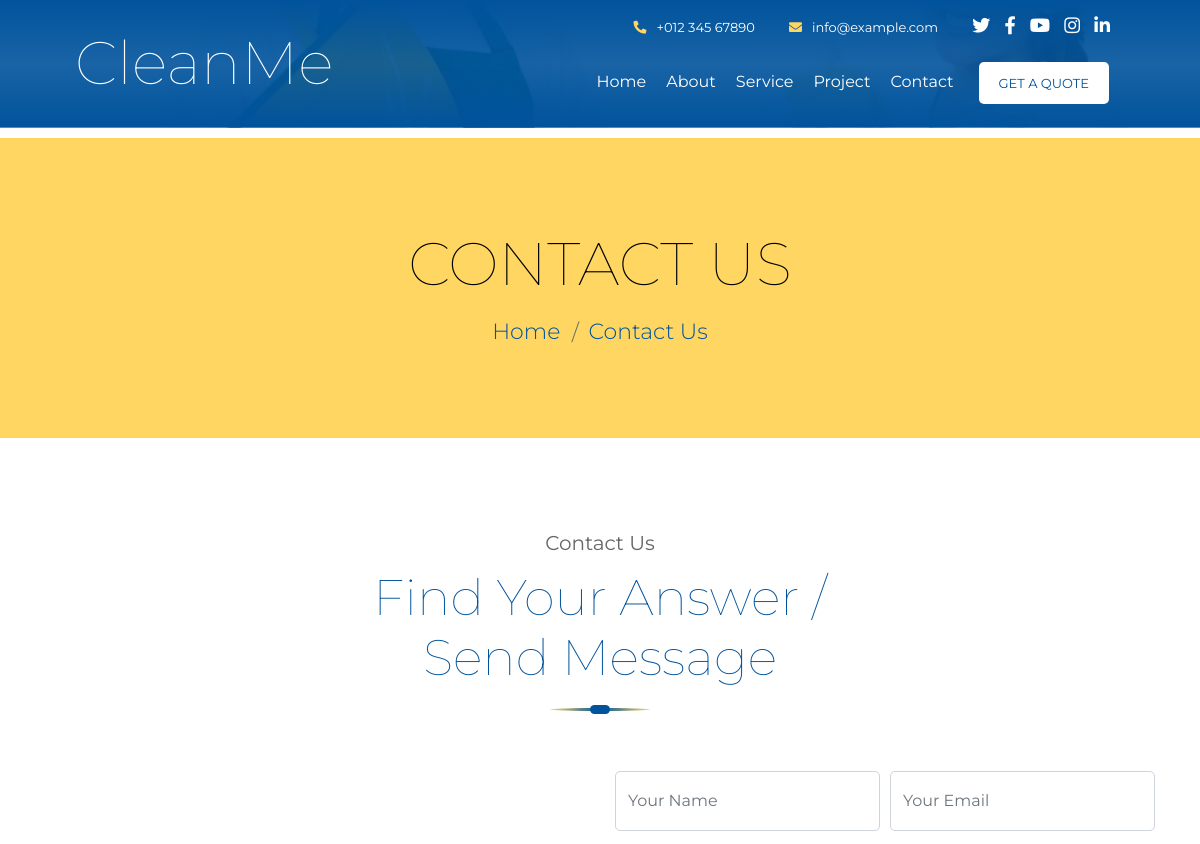
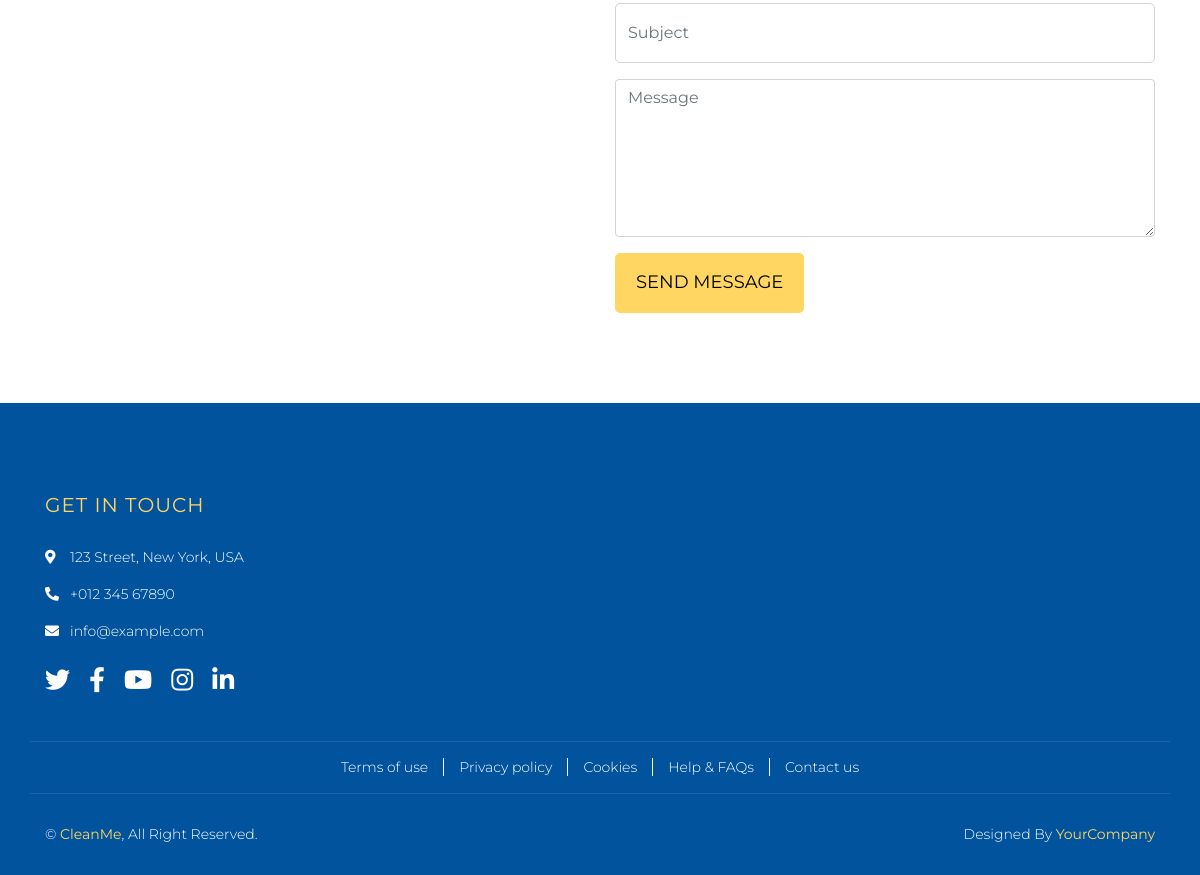
The app's page /contact/, older data (2 pictures, top to bottom).
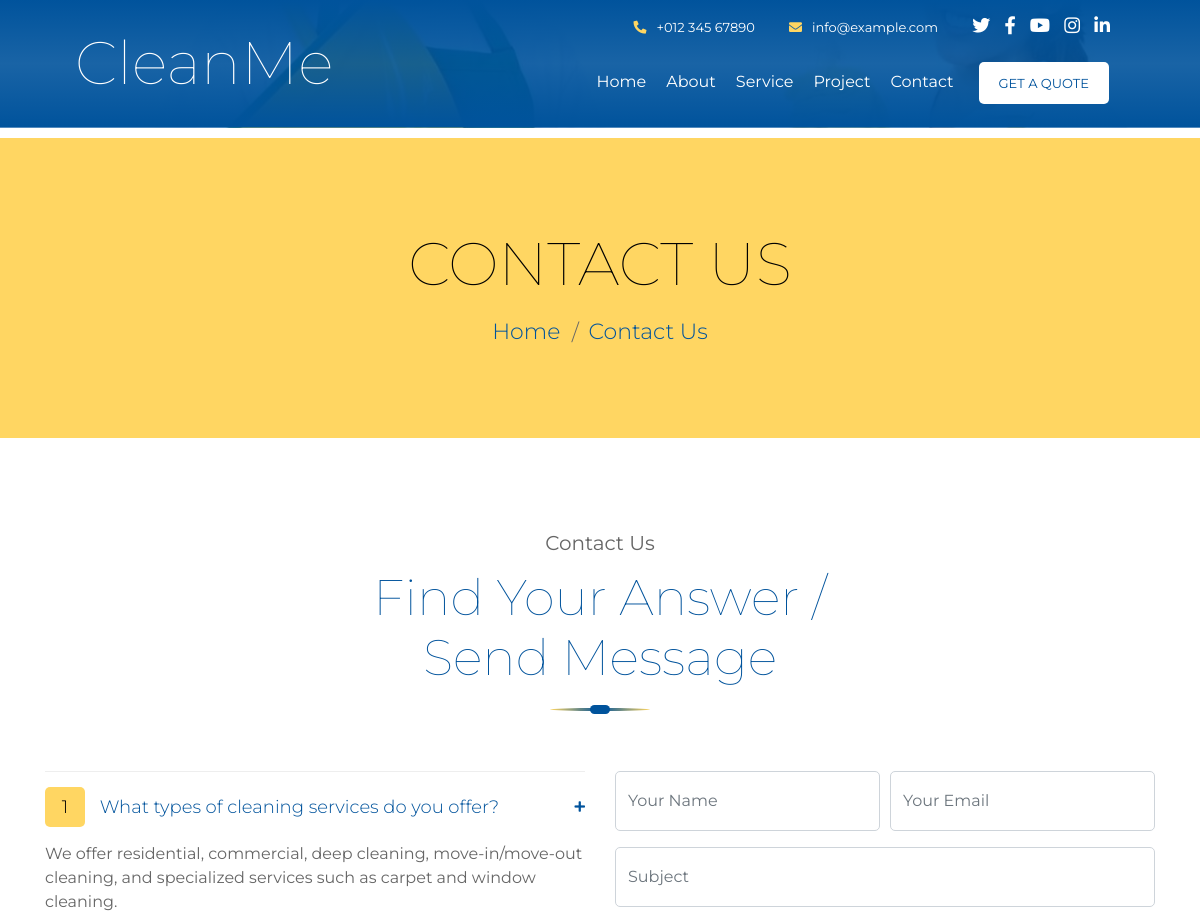
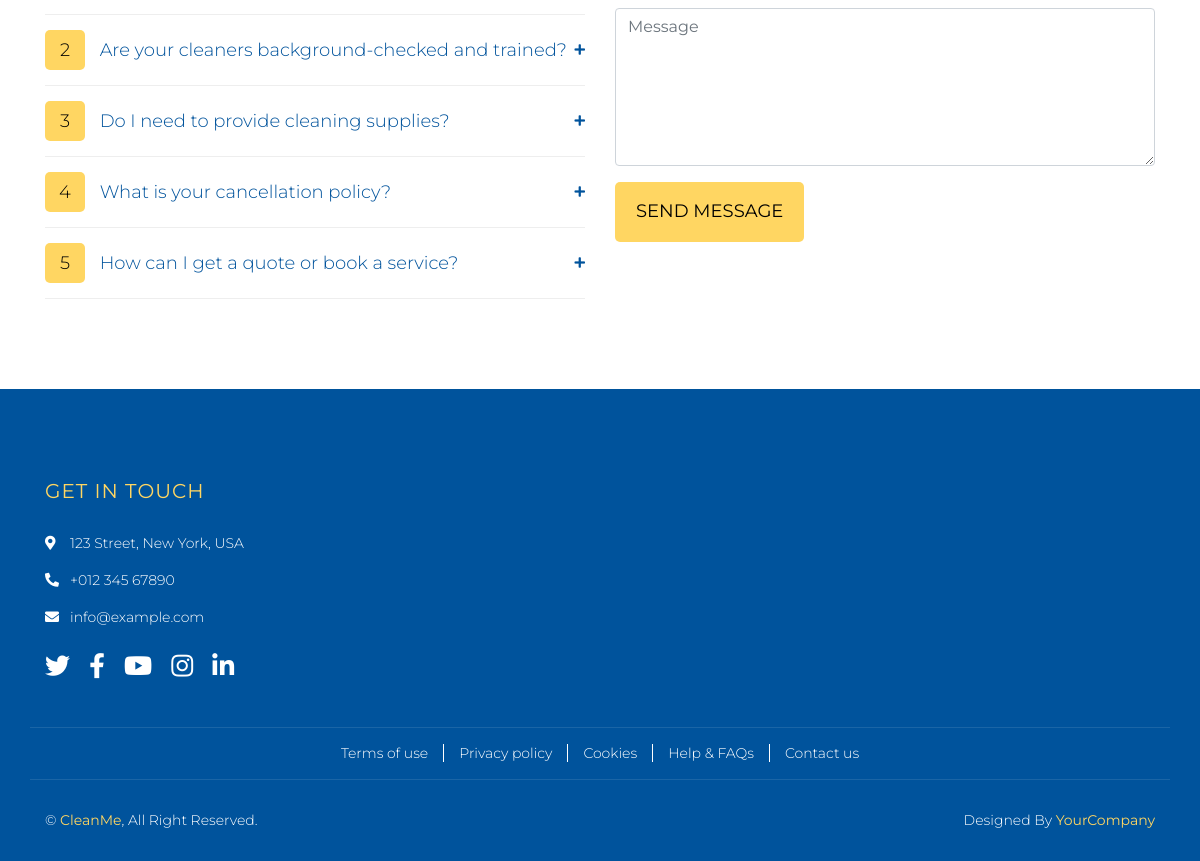
The same page, newer data (2 pictures, top to bottom).
### core/models.py (models this page shows, shortened)
class FAQ(models.Model):
    question = models.CharField(max_length=255)
    answer = models.TextField()

### core/views.py (the view)
# urls.py: path('contact/', views.contact, name='contact'),
def contact(request):
    if request.method == "POST":
        form = ContactForm(request.POST)
        if form.is_valid():
            form.save()
            messages.success(request, "Your message has been sent successfully.")
            return redirect('contact')
    else:
        form = ContactForm()
    faqs = FAQ.objects.all()
    return render(request, 'core/contact.html', {
        'form': form,
        'faqs': faqs
    })

### core/forms.py
class ContactForm(forms.ModelForm):
    class Meta:
        model = ContactMessage
        fields = ['name', 'email', 'subject', 'message']
        widgets = {
            'name': forms.TextInput(attrs={'class': 'form-control', 'placeholder': 'Your Name'}),
            'email': forms.EmailInput(attrs={'class': 'form-control', 'placeholder': 'Your Email'}),
            'subject': forms.TextInput(attrs={'class': 'form-control', 'placeholder': 'Subject'}),
            'message': forms.Textarea(attrs={'class': 'form-control', 'rows': 6, 'placeholder': 'Message'}),
        }

### core/templates/core/contact.html (shortened to what this page needs)
{% extends "base.html" %}
{% load static %}
{% block content %}
<div class="page-header">
    <div class="container">
        <div class="row">
            <div class="col-12">
                <h2>Contact Us</h2>
            </div>
            <div class="col-12">
                <a href="{% url 'home' %}">Home</a>
                <a href="#">Contact Us</a>
            </div>
        </div>
    </div>
</div>
<div class="contact">
    <div class="container">
        <div class="section-header">
            <p>Contact Us</p>
            <h2>Find Your Answer / Send Message</h2>
        </div>
        <div class="row">
<div class="col-md-6">
    <div class="faqs">
        <div id="accordion">
            {% for faq in faqs %}
                <div class="card">
                    <div class="card-header">
                        <a class="card-link {% if not forloop.first %}collapsed{% endif %}" data-toggle="collapse" href="#collapse{{ forloop.counter }}">
                            <span>{{ forloop.counter }}</span> {{ faq.question }}
                        </a>
                    </div>
                    <div id="collapse{{ forloop.counter }}" class="collapse {% if forloop.first %}show{% endif %}" data-parent="#accordion">
                        <div class="card-body">
                            {{ faq.answer }}
                        </div>
                    </div>
                </div>
            {% endfor %}
        </div>
    </div>
</div>
            <div class="col-md-6">
                <div class="contact-form">
                    <form method="post" action="">
                        <div class="form-row">
                            <div class="form-group col-md-6">
                                {{ form.name }}
                            </div>
                            <div class="form-group col-md-6">
                                {{ form.email }}
                            </div>
                        </div>
                        <div class="form-group">
                            {{ form.subject }}
                        </div>
                        <div class="form-group">
                            {{ form.message }}
                        </div>
                        <div>
                            <button class="btn" type="submit">Send Message</button>
                        </div>
                    </form>
                </div>
            </div>
        </div>
    </div>
</div>
{% endblock %}

Row changes from the older to the newer data that the page shows:
added FAQ: question "What types of cleaning services do you offer?", answer "We offer residential, commercial, deep cleaning, move-in/move-out cleaning, and specialized services such as carpet and window cleaning."
added FAQ: question "Are your cleaners background-checked and trained?"
added FAQ: question "Do I need to provide cleaning supplies?"
added FAQ: question "What is your cancellation policy?"
added FAQ: question "How can I get a quote or book a service?"
